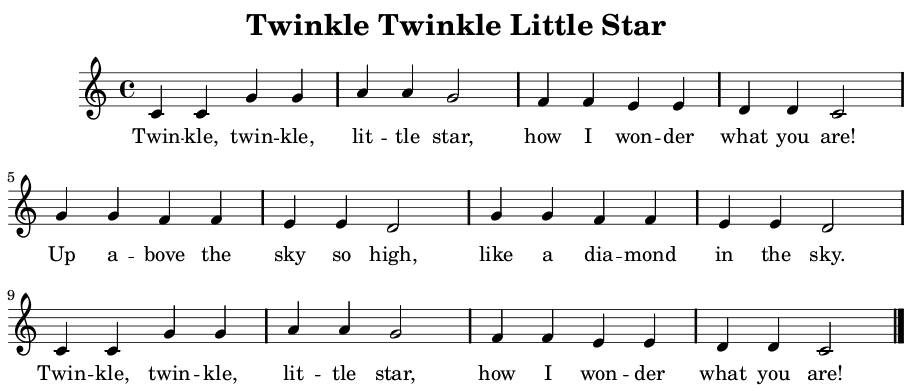
#> input picture twinkle.jpg, 912 x 391 px
$ python process.py twinkle.jpg   (Python 2 division)
#> lines starting #> are read from the running program, lines starting #| are printed output that depends on the picture
import cv2
import numpy as np
from matplotlib import pyplot as plt
import sys
from os import system

if len(list(sys.argv))<2:
    filename = 'twinkle.jpg'
else:
    filename = list(sys.argv)[1]
threshold = 0.8
img = cv2.imread(filename,0)
#> img is the input picture: shape (391, 912); min 0, max 255, mean 235.8

def coord_list(main, filename, threshold):
#> called with main = 'twinkle.jpg', filename = 'clef.jpg', threshold = 0.8
    template = cv2.imread(filename,0)
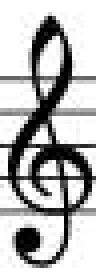
#> input picture clef.jpg, 24 x 70 px (shown 4 times larger)
#> template is the input picture: shape (70, 24); min 0, max 255, mean 184.2
    img = cv2.imread(main,0)
    template = cv2.imread(filename,0)
    w, h = template.shape[::-1]
#> w = 24; h = 70

    res = cv2.matchTemplate(img,template,cv2.TM_CCOEFF_NORMED)
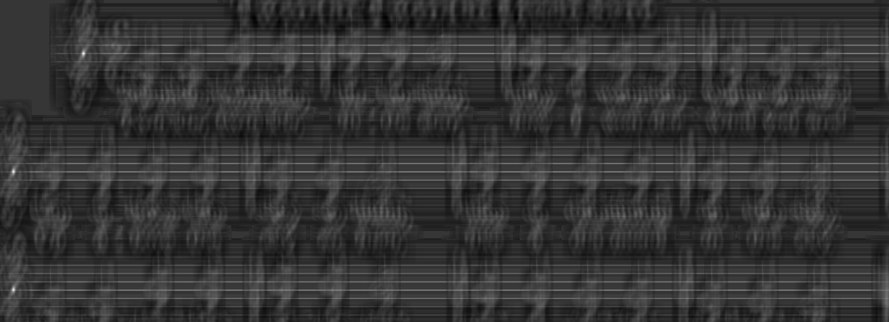
#> res: shape (322, 889) float32; min -0.272, max 1, mean -0.00664; drawn with min black and max white

    # ax1 = plt.subplot(121)
    # plt.imshow(res,cmap = 'gray')
    # plt.title('Matching Result'), plt.xticks([]), plt.yticks([])

    y_list = (np.where(res>threshold)[0] + h/2).tolist()
#> y_list = [88, 206, 324, 325]
    x_list = (np.where(res>threshold)[1] + w/2).tolist()
#> x_list = [95, 25, 25, 25]
    return zip(x_list, y_list)

def clone_killer(clone_list, error):
#> called with error = 10
    if len(clone_list)<2:
        return clone_list

    close_enough = lambda i:  ((abs(clone_list[0][0] - clone_list[i][0])) + (abs(clone_list[0][1] - clone_list[i][1]))) < error
    for i in range(1,len(clone_list)):
        if close_enough(i):
            return clone_killer(clone_list[1:], error)
#> this loop made 3 passes
    return [clone_list[0]] + clone_killer(clone_list[1:], error)

clef_list = clone_killer(coord_list(filename, 'clef.jpg', threshold),10)
note_list = clone_killer(coord_list(filename, 'note.jpg', threshold), 10)
#> (the run stopped early here; a loop or call above may not have finished)
